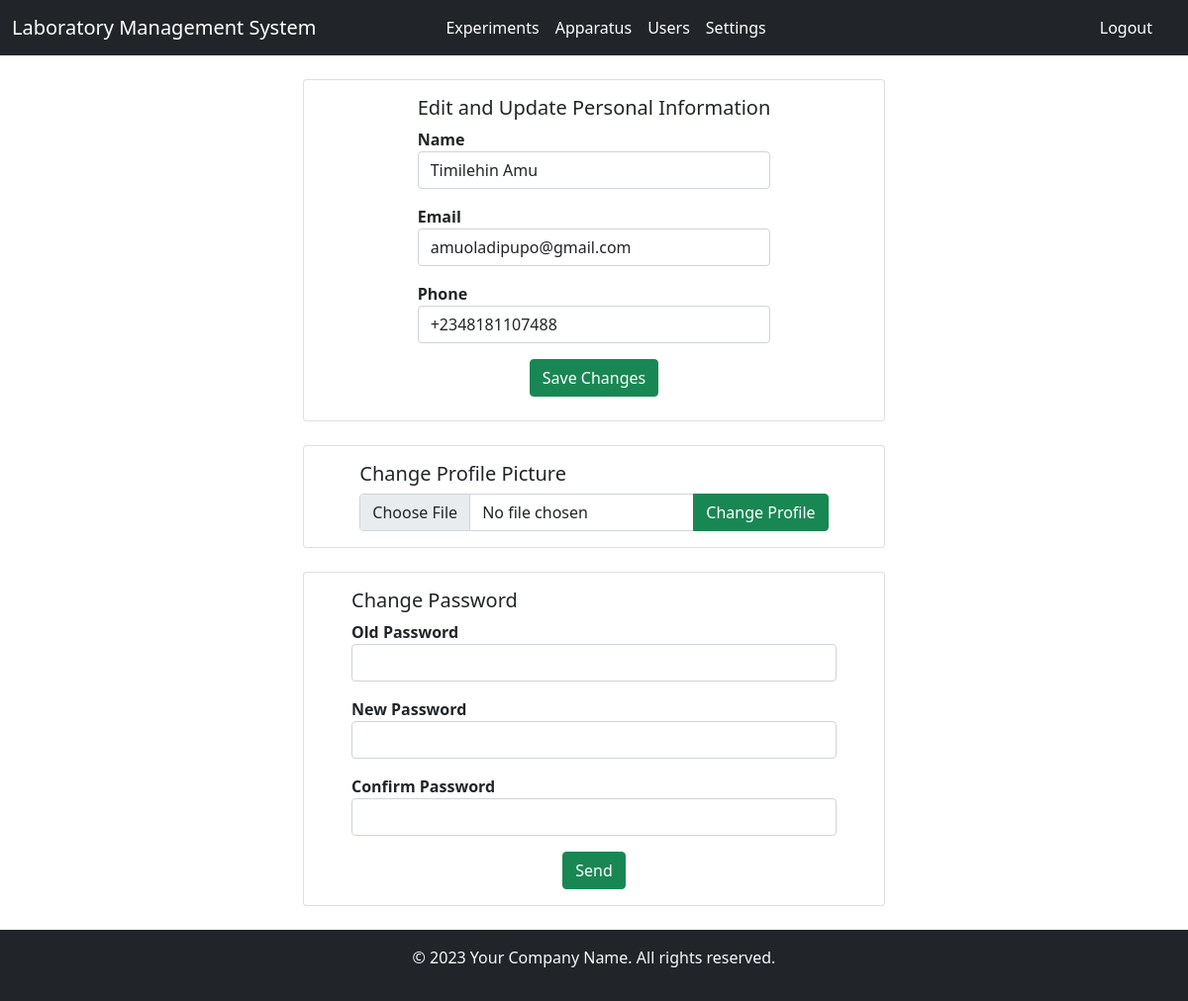
Page /templates/settings.php (signed in) on the committed database.
### tables this page shows
CREATE TABLE `users` (
  `id` int(10) NOT NULL,
  `name` varchar(100) NOT NULL,
  `email` varchar(100) NOT NULL,
  `phone` varchar(100) NOT NULL,
  `gender` text NOT NULL,
  `image` varchar(100) NOT NULL,
  `position` varchar(100) NOT NULL,
  `password` varchar(100) NOT NULL,
  `created_at` datetime NOT NULL,
  `updated_at` datetime NOT NULL DEFAULT current_timestamp()
);

### middleware/objects.php (called while the page is built, shortened)
<?php
class Objects {
    public $query;
    public $connect;
    public $statement;
    function __construct(){
        $this->host = "localhost";
        $this->user = "root";
        $this->pass = "";
        $this->dbms = "laboratory";
        $this->connect = mysqli_connect($this->host, $this->user, $this->pass, $this->dbms);
    }
    function execute_query(){
        $this->statement = mysqli_query($this->connect, $this->query);
        return true;
    }
    function query_result(){
        $this->execute_query();
        return mysqli_fetch_assoc($this->statement);
    }
}
?>

### templates/settings.php (the view, shortened to what this page needs)
<?php
include("../middleware/auth_header.php");
?>
<main class="mt-4">
   <div class="row">
    <div class="col-md-3"></div>
    <div class="col-md-6">
        <div class="card">
            <div class="settings-container">
                <h5 class="mt-3">Edit and Update Personal Information</h5>
                <form class="needs-validation" id="information" method="post">
                    <div class="form-group mb-3">
                        <label for="name">Name</label>
                        <input type="text" class="form-control" name="name" id="name" placeholder="Enter your name" value="<?php echo $user["name"]; ?>">
                    </div>
                    <div class="form-group mb-3">
                        <label for="email">Email</label>
                        <input type="email" class="form-control" name="email" id="email" placeholder="Enter your email" value="<?php echo $user["email"]; ?>">
                    </div>
                    <div class="form-group mb-3">
                        <label for="phone">Phone</label>
                        <input type="tel" class="form-control" name="phone" id="phone" placeholder="Enter your phone number" value="<?php echo $user["phone"]; ?>">
                    </div>
                    <center><button type="submit" class="btn btn-success btn-block mb-4">Save Changes</button></center>
                </form>
            </div>
        </div>
        <div class="card mt-4">
            <div class="settings-container px-3">
                <form action="../controllers/image.php" method="post" enctype="multipart/form-data">
                    <h5 class="mt-3">Change Profile Picture</h5>
                    <div class="input-group mb-3">
                        <input type="file" class="form-control" name="profileImage" id="profileImage" accept="image/*">
                        <button type="submit" class="btn btn-success">Change Profile</button>
                    </div>
                </form>
            </div>
        </div>
        <div class="card my-4 px-5 pt-3">
            <form id="password" class="needs-validation" method="post">
                <h5>Change Password</h5>
                <div class="form-group mb-3">
                    <label for="old_pass">Old Password</label>
                    <input type="password" class="form-control" name="old_pass">
                </div>
                <div class="form-group mb-3">
                    <label for="new_pass">New Password</label>
                    <input type="password" class="form-control" name="new_pass">
                </div>
                <div class="form-group mb-3">
                    <label for="con_pass">Confirm Password</label>
                    <input type="password" class="form-control" name="con_pass">
                </div>
                <center><button type="submit" class="btn btn-success mb-3">Send</button></center>
            </form>
        </div>
    </div>
    <div class="col-md-3"></div>
   </div>
</main>
<?php include("../middleware/footer.php");?>

### templates/settings.php (style rules this page uses)
.settings-container { max-width: 800px; margin: auto; }
label { font-weight: bold; }

### rows in the picture
users: name "Timilehin Amu", email "amuoladipupo@gmail.com", phone "+2348181107488"
